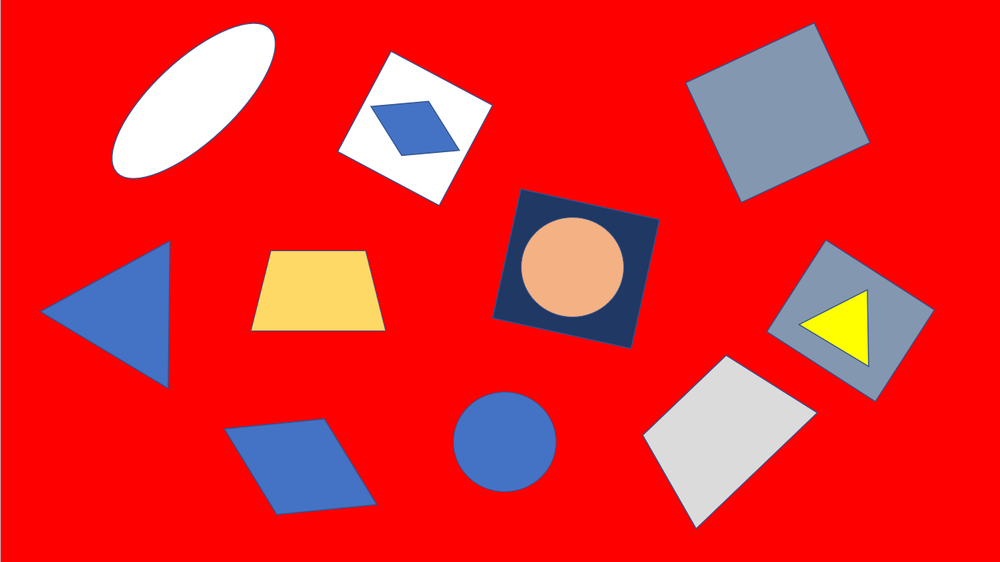
#> input picture proj2/exam1-2.png, 1000 x 562 px, shrunk from 1373 x 772 before the run
$ jupyter execute exam1-2.ipynb
#> lines starting #> are read from the running program, lines starting #| are printed output that depends on the picture; after the words box and inside, x2 and y2 are one past the last pixel; in counts of white or black regions, pixels touching at a corner belong together
[cell 1]
import cv2
import numpy as np
import matplotlib.pyplot as plt

# 載入圖片
img=cv2.imread("./exam1-2.png")
#> img is the input picture: shape (562, 1000, 3); mean B, G, R 42.2, 38.9, 231.7
# 轉灰階
img_gray = img[:, :, 2]
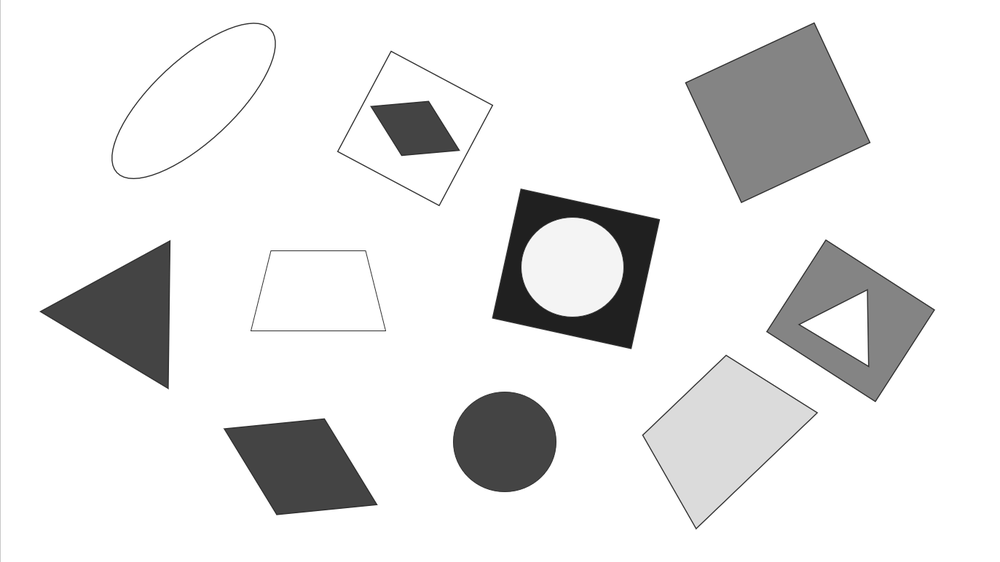
#> img_gray: shape (562, 1000); min 18, max 255, mean 231.7
# 二值化
_, threshold = cv2.threshold(img_gray, 200, 255, cv2.THRESH_BINARY_INV)
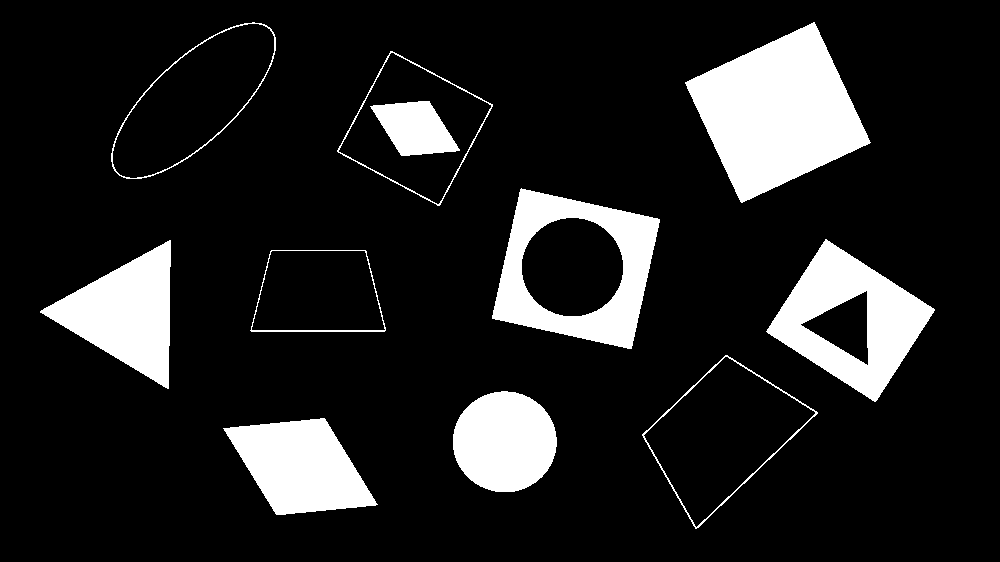
#> threshold: shape (562, 1000); 13.5% white; 11 white regions
# 找輪廓
contours, _ = cv2.findContours(threshold, cv2.RETR_LIST, cv2.CHAIN_APPROX_SIMPLE)
#> contours = 17 contours; largest, box (x1, y1, x2, y2) and area: (685, 22, 871, 203) 18898, (492, 188, 660, 349) 18880, (642, 355, 818, 529) 14987, (643, 356, 816, 528) 14529, (766, 239, 935, 402) 14239
for cnt in contours:
    epsilon = 0.01*cv2.arcLength(cnt, True)
    approx = cv2.approxPolyDP(cnt, epsilon, True)
    cv2.drawContours(img, [cnt], 0, (0, 0, 0), 5)
    # 根據夾角判斷形狀
    x,y = approx[0][0]
    if len(approx) == 3:
        cv2.putText(img, "Triangle", (x, y), cv2.FONT_HERSHEY_COMPLEX, 1, 0,2)
    elif len(approx) == 4:
        # 根據長寬、斜率判斷形狀
        x, y , w, h = cv2.boundingRect(approx)
        aspectRatio = float(w)/h
        a, b, c, d=approx[:, 0, :]
        m1=((a[1]-b[1])/(a[0]-b[0]))
        m2=((c[1]-d[1])/(c[0]-d[0]))
        m3=((a[1]-d[1])/(a[0]-d[0]))
        m4=((b[1]-c[1])/(b[0]-c[0]))
        if(m1.round()==m2.round())and(m3.round()==m4.round()):
            if(-m2*m4>0.8):
                if aspectRatio >= 1 and aspectRatio < 1.05:
                    cv2.putText(img, "Square", (x, y), cv2.FONT_HERSHEY_COMPLEX, 1, 0,2)
                else:
                    cv2.putText(img, "Rectangle", (x, y), cv2.FONT_HERSHEY_COMPLEX, 1, 0,2)
            else:
                cv2.putText(img, "Parallelogram", (x, y), cv2.FONT_HERSHEY_COMPLEX, 1, 0,2)
        else:
            cv2.putText(img, "Trapezoidal", (x, y), cv2.FONT_HERSHEY_COMPLEX, 1, 0,2)
    elif 6 < len(approx) < 13:
        cv2.putText(img, "Ellipse", (x, y), cv2.FONT_HERSHEY_COMPLEX, 1, 0,2)
    else:
        cv2.putText(img, "Circle", (x, y), cv2.FONT_HERSHEY_COMPLEX, 1, 0,2)
#> this loop made 17 passes
#> (epsilon, w, h, aspectRatio, a, b) on passes 1, 3, 4, 6, 7, 9, 11, 12, 13, 14, 16: (4.26, 155, 97, 1.6, [324, 418], [223, 428]), (5.09, 173, 172, 1.01, [727, 356], [815, 413]), (5.18, 176, 174, 1.01, [727, 355], [642, 434]), (4.02, 134, 81, 1.65, [270, 252], [364, 250]), (4.07, 135, 82, 1.65, [270, 251], [251, 331]), (5.09, 169, 163, 1.04, [825, 239], [766, 331]), (5.85, 168, 161, 1.04, [521, 188], [492, 318]), (2.44, 90, 55, 1.64, [370, 106], [401, 155]), (4.86, 154, 153, 1.01, [391, 52], [491, 105]), (4.93, 156, 155, 1.01, [390, 51], [337, 151]), (5.94, 186, 181, 1.03, [814, 22], [685, 82])
#> epsilon on passes 2, 10, 15, 17: 3.37, 3.33, 5.03, 5.08
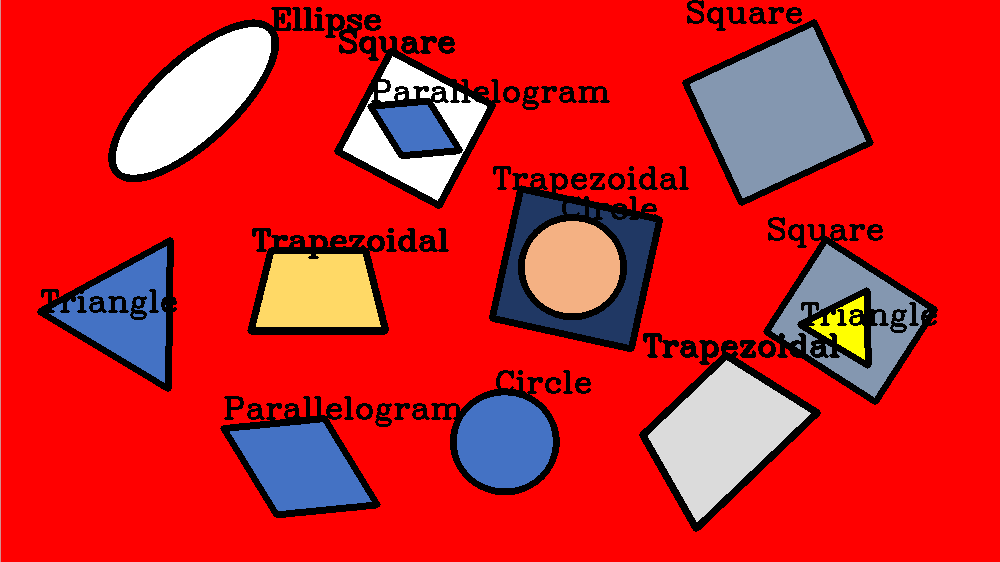
#> img: shape (562, 1000, 3); 9.59% of pixels changed, all inside (x1, y1, x2, y2) = (37, 0, 938, 532)
plt.figure(figsize=(10, 7))
plt.imshow(img[:, :, ::-1])

$ run again, with proj2/exam1-1.bmp saved as proj2/exam1-2.png
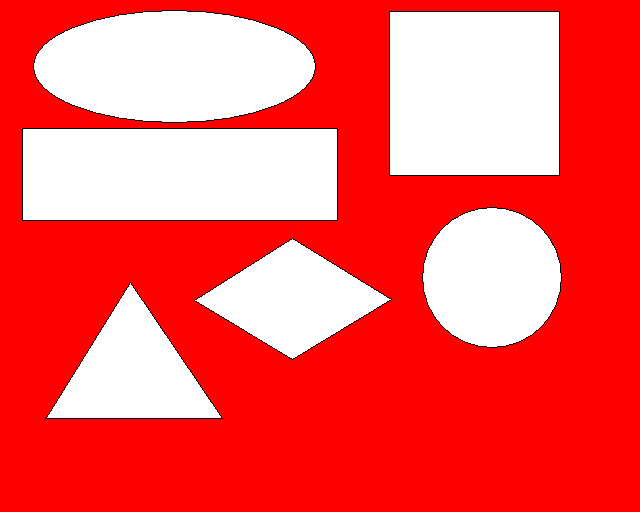
#> input picture proj2/exam1-1.bmp, 640 x 512 px
#> img is the input picture: shape (512, 640, 3); mean B, G, R 92.6, 92.6, 252.4
#> `img_gray = img[:, :, 2]`:
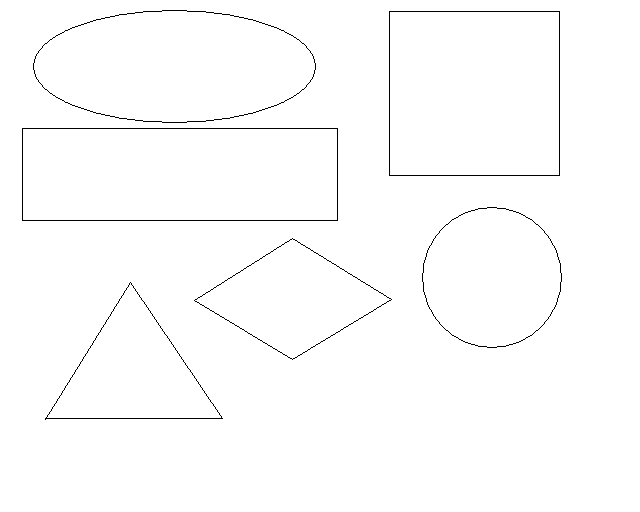
#> img_gray: shape (512, 640); 99% white; black in thin lines or dots, all inside (x1, y1, x2, y2) = (22, 10, 562, 420)
#> contours = 12 contours; largest, box (x1, y1, x2, y2) and area: (22, 128, 338, 221) 28980, (22, 128, 338, 221) 28978, (389, 11, 560, 176) 27880, (389, 11, 560, 176) 27878, (33, 10, 316, 123) 24702
#> the loop `for cnt in contours:` made 12 passes
#> (epsilon, w, h, aspectRatio, a, b) on passes 3, 4, 7, 9: (4.94, 198, 122, 1.62, [292, 238], [391, 299]), (4.94, 198, 122, 1.62, [292, 238], [194, 300]), (8.12, 316, 93, 3.4, [22, 129], [336, 128]), (6.66, 171, 165, 1.04, [389, 12], [558, 11])
#> after the loop `for cnt in contours:`:
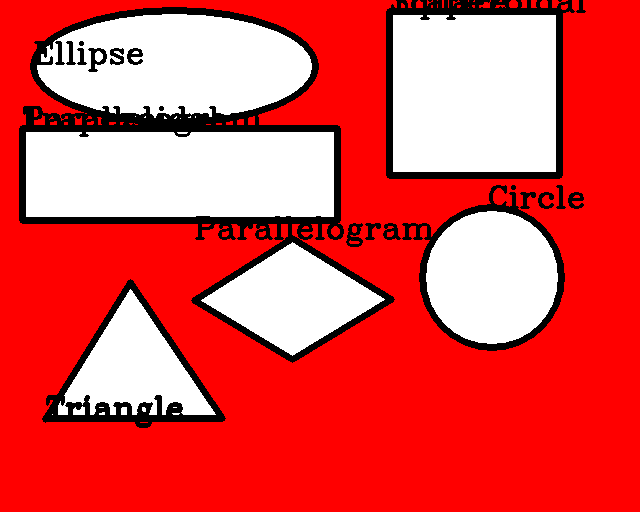
#> img: shape (512, 640, 3); 8.52% of pixels changed, all inside (x1, y1, x2, y2) = (19, 0, 586, 428)
